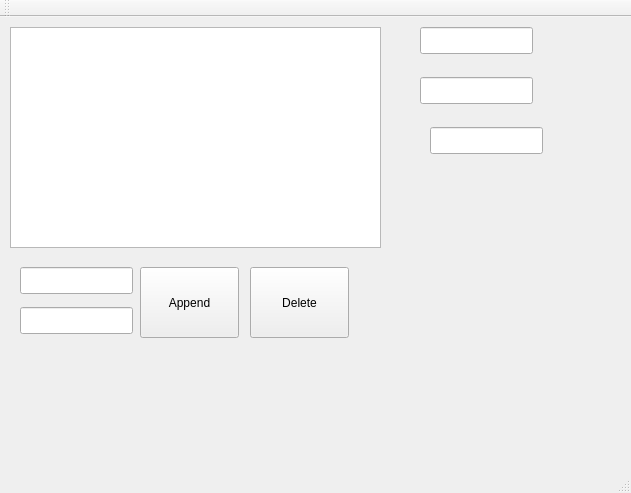
<?xml version="1.0" encoding="UTF-8"?>
<ui version="4.0">
 <class>MainWindow</class>
 <widget class="QMainWindow" name="MainWindow">
  <property name="geometry">
   <rect>
    <x>0</x>
    <y>0</y>
    <width>631</width>
    <height>493</height>
   </rect>
  </property>
  <property name="windowTitle">
   <string>MainWindow</string>
  </property>
  <widget class="QWidget" name="centralWidget">
   <widget class="QTreeView" name="treeView">
    <property name="geometry">
     <rect>
      <x>10</x>
      <y>10</y>
      <width>371</width>
      <height>221</height>
     </rect>
    </property>
    <property name="animated">
     <bool>false</bool>
    </property>
    <attribute name="headerCascadingSectionResizes">
     <bool>true</bool>
    </attribute>
   </widget>
   <widget class="QLineEdit" name="lineEdit">
    <property name="geometry">
     <rect>
      <x>420</x>
      <y>10</y>
      <width>113</width>
      <height>27</height>
     </rect>
    </property>
   </widget>
   <widget class="QLineEdit" name="lineEdit_2">
    <property name="geometry">
     <rect>
      <x>420</x>
      <y>60</y>
      <width>113</width>
      <height>27</height>
     </rect>
    </property>
   </widget>
   <widget class="QLineEdit" name="name_item_to_append">
    <property name="geometry">
     <rect>
      <x>20</x>
      <y>250</y>
      <width>113</width>
      <height>27</height>
     </rect>
    </property>
   </widget>
   <widget class="QLineEdit" name="type_item_to_append">
    <property name="geometry">
     <rect>
      <x>20</x>
      <y>290</y>
      <width>113</width>
      <height>27</height>
     </rect>
    </property>
   </widget>
   <widget class="QPushButton" name="pushButton">
    <property name="geometry">
     <rect>
      <x>140</x>
      <y>250</y>
      <width>99</width>
      <height>71</height>
     </rect>
    </property>
    <property name="text">
     <string>Append</string>
    </property>
   </widget>
   <widget class="QLineEdit" name="lineEdit_3">
    <property name="geometry">
     <rect>
      <x>430</x>
      <y>110</y>
      <width>113</width>
      <height>27</height>
     </rect>
    </property>
   </widget>
   <widget class="QPushButton" name="pushButton_2">
    <property name="geometry">
     <rect>
      <x>250</x>
      <y>250</y>
      <width>99</width>
      <height>71</height>
     </rect>
    </property>
    <property name="text">
     <string>Delete</string>
    </property>
   </widget>
  </widget>
  <widget class="QMenuBar" name="menuBar">
   <property name="geometry">
    <rect>
     <x>0</x>
     <y>0</y>
     <width>631</width>
     <height>25</height>
    </rect>
   </property>
  </widget>
  <widget class="QToolBar" name="mainToolBar">
   <attribute name="toolBarArea">
    <enum>TopToolBarArea</enum>
   </attribute>
   <attribute name="toolBarBreak">
    <bool>false</bool>
   </attribute>
  </widget>
  <widget class="QStatusBar" name="statusBar"/>
 </widget>
 <layoutdefault spacing="6" margin="11"/>
 <resources/>
 <connections/>
</ui>
